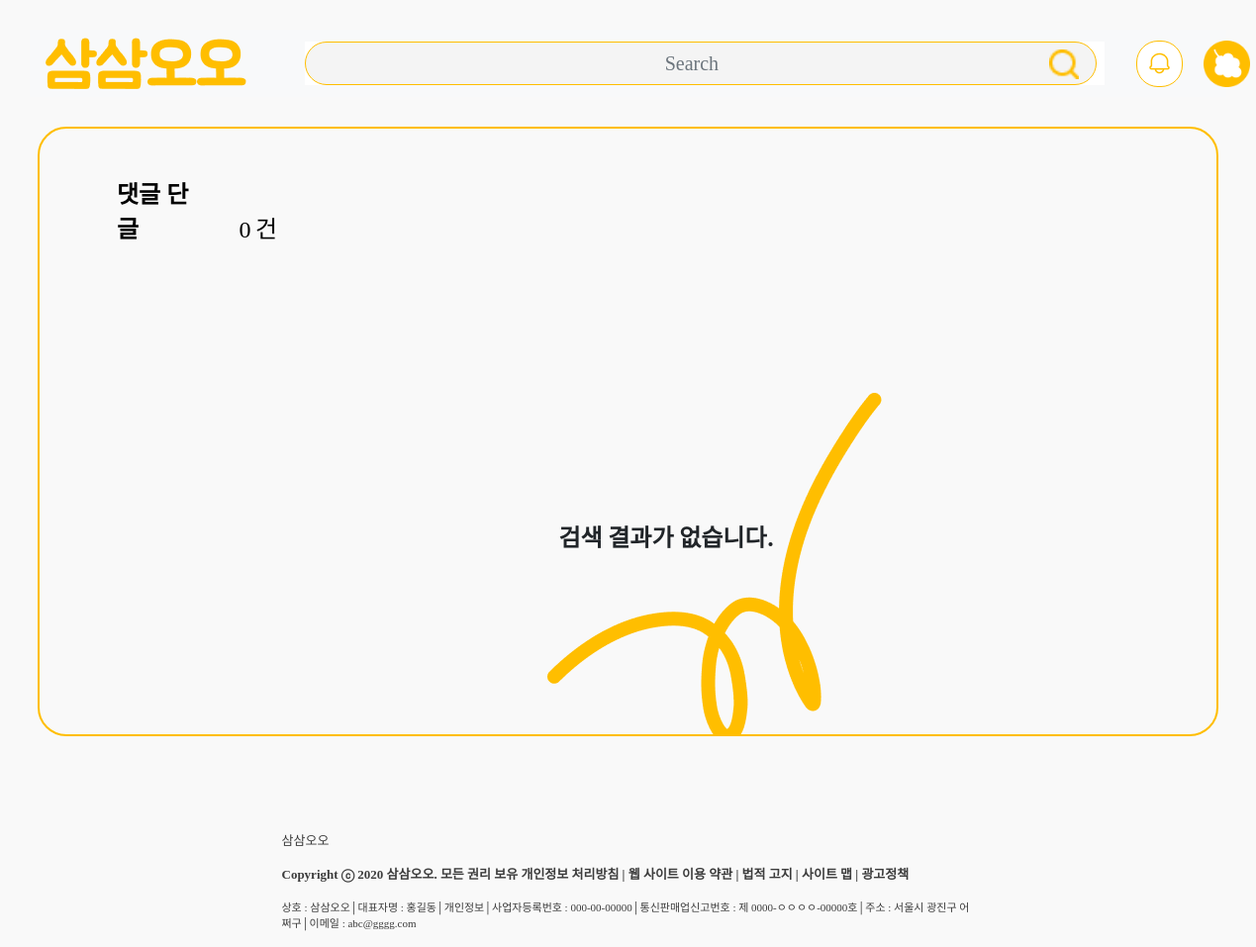
The page /comment_photo/ (signed in) on the database as committed earlier.
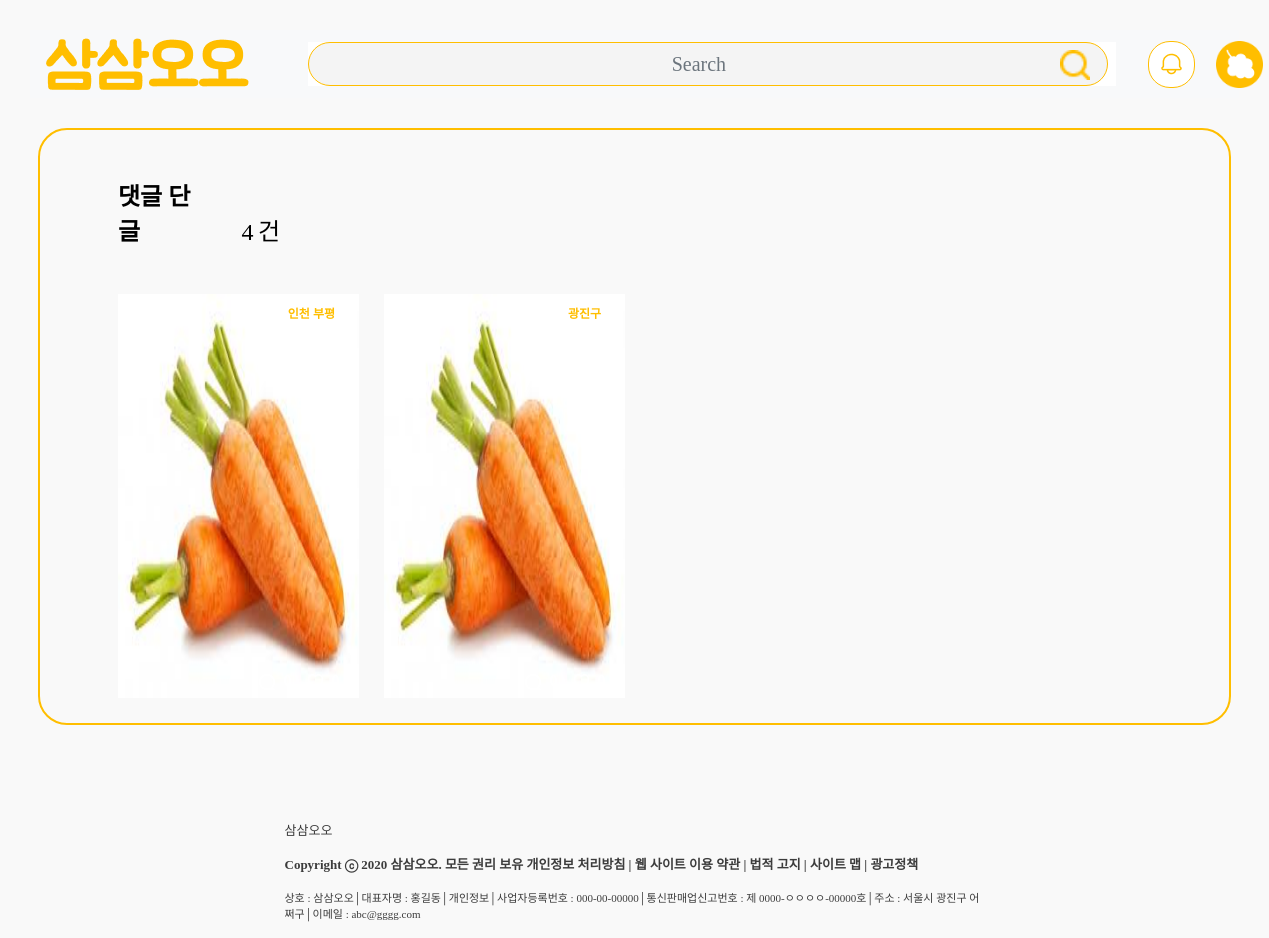
The same page on the database as committed later.
### photo/models.py (models this page shows, shortened)
class Photo(models.Model):
    author = models.ForeignKey(settings.AUTH_USER_MODEL, on_delete=models.CASCADE, related_name='photos')
    title = models.CharField(max_length=13, default = '')
    text = models.TextField(max_length=180, default = '')
    area = models.TextField(max_length=15, default = '')
    category = models.CharField(max_length=50, choices=FOOD_CHOICES, default = '')
    count = models.IntegerField(validators=[MinValueValidator(0), MaxValueValidator(99)], default=0)
    money = models.IntegerField(validators=[MinValueValidator(0), MaxValueValidator(99999)], default=0)
    created = models.DateTimeField(auto_now_add=True)
    updated = models.DateTimeField(auto_now=True)
    time_now = ''
    lat = models.TextField(default='')
    lng = models.TextField(default='')
    like = models.ManyToManyField(settings.AUTH_USER_MODEL, related_name='like_post', blank=True)
    url = models.URLField(default='')
    deal = models.CharField(max_length=50, choices=FlAG, default='모집 중')
    class Meta:
        ordering = ['-created']

### photo/views.py (the view)
# urls.py: path("comment_photo/", views.comment_photo, name='comment_photo'),
def comment_photo(request):
    articles = Photo.objects.all()
    img = InsertedImage.objects.all()
    comment = Comment.objects.all()
    article_dict = {}
    count = 0
    for i in range(0, comment.__len__()):
        temp = comment[i]
        if temp.username == request.user:
            photo_tmp = temp.photo
            for j in range(0,img.__len__()):
                if img[j].photo == photo_tmp:
                    img_obj = img[j]
                    break
            article_dict[photo_tmp] = img_obj.image.url
            count = count + 1
    return render(request, "photo/comment_photo.html", {"data": article_dict, "count": count})

### photo/templates/photo/comment_photo.html (shortened to what this page needs)
{% extends 'accounts/profile.html' %}
{% load static %}
{% block content %}
<head>
    <link rel="stylesheet" href="{% static 'css/written_photo.css' %}">
</head>
<form method="POST">
    <div style="margin-top: 19px; margin: 0 auto; width: 1193px; background: #F9F9F9; border: 2px solid #FFBE00; border-radius: 29px;">
        <div style="margin-top: 50px; margin-left:78px;">
            <p style="display:inline-block; width: 100px;height: 35px;font-family: Noto Sans KR;font-style: normal;font-weight: bold;font-size: 24px;line-height: 35px;color: #000000;">댓글 단 글</p>
            <p class="count" style="margin-left: 19px; ">{{ count }}</p>
            <p class="count">건</p>
        </div>
        <div style="overflow:hidden; margin-top: 28px; margin-left:78px;">
            {% if data %}
                {% for article, image in data.items %}
                    <div style="margin-right:25px; z-index: 1; position:relative; cursor:pointer;" class="article" onclick ="location.href='{% url 'photo:detail' article.id %}'">
                        <img src="{{ image }}" class="article" style="">
                        <p class="area" style="z-index: 3; position: absolute; right: 12px; top: 10px;"> {{ article.area }}</p>
                        <div class="bg_parent">
                            <div class="show_count" style="z-index: 3; position: absolute; right:0; bottom: 0px; width: 100px; height: 30px;">
                                <img style="display: inline-block;" src="{% static 'img/comment_white.png' %}"/>
                                <p class="white" style="display: inline-block; margin-left: 4px;"> 0 </p>
                                <img style="margin-left:12px; display: inline-block;" src="{% static 'img/heart_white.png' %}"/>
                                <p class="white" style="margin-left:4px; display: inline-block;"> {{ article.like.count }}</p>
                            </div>
                        </div>
                    </div>
                {% endfor %}
            {% else %}
                <img style="position:relative; top:100px; left:380px; display:block;" src="{% static 'img/shape.png' %}"/>
                <div style="position:relative; top:-180px; text-align:center; background-color:transparent; font-weight: bold; font-size: 24px;">검색 결과가 없습니다.</div>
                </div>
            {% endif %}
    </div>
</form>
{% endblock %}

Rows that differ between the two databases and show on the page:
added Photo: area "인천 부평"
added Photo: area "광진구"
Other text that changed with them:
{{ count }}: "0" → "4"
text no longer shown: "검색 결과가 없습니다."
